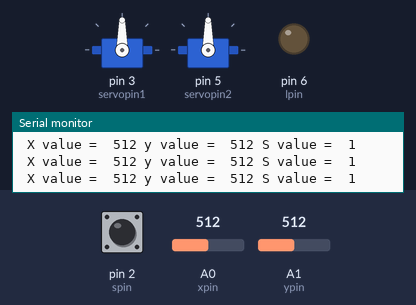
The sketch below on a simulated Arduino Uno, built with avr-gcc and run on an emulated ATmega328P. On the bench: 2 × servo, output pins drawn as LEDs (lit = HIGH), the last lines printed to the serial monitor. The test bench sets the inputs (shaded band); at power-on: A0 (xpin) = 512, A1 (ypin) = 512, pin 2 (spin) HIGH.

Above: at 1.2 s.
1.3 s: A0 (xpin) set to 109
At 2.5 s:
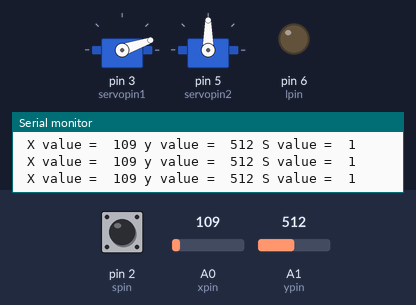
2.8 s: A0 (xpin) set to 93
At 3.5 s:
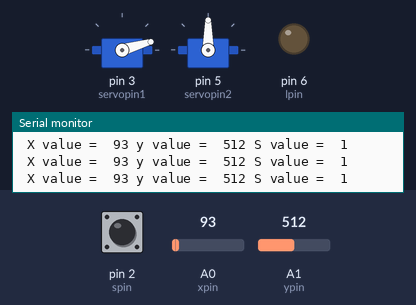
5.8 s: A1 (ypin) set to 106
At 7.0 s:
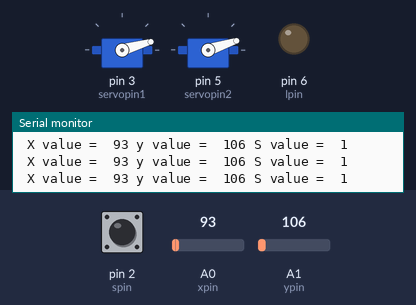
7.3 s: A1 (ypin) set to 95
At 8.7 s:
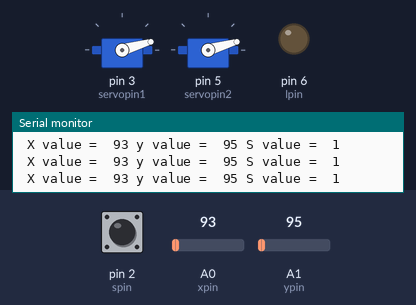
10.3 s: pin 2 (spin) pulled LOW for 0.15 s
At 10.44 s:
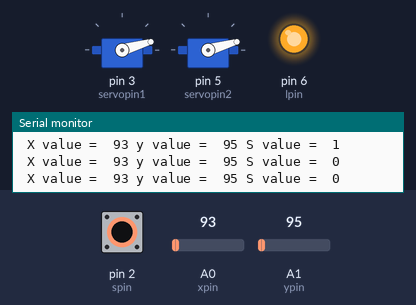
12.0 s: A1 (ypin) set to 122
At 13.3 s:
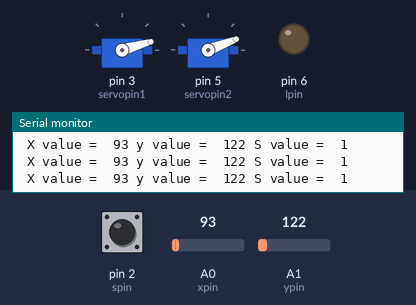
Timing chart, 0 to 14.5 s (numbered marks = the images above; inputs shaded):
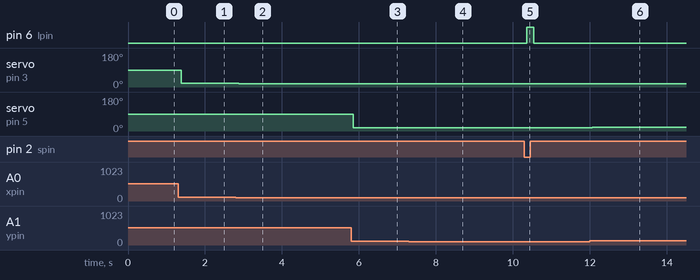

The sketch:

joystick.ino
```cpp
#include<Servo.h>
Servo S1;
Servo S2;
int xpin=A0;
int ypin=A1;
int spin=2;
int servopin1=3;
int servopin2=5;
int lpin=6;
void setup() {
  // put your setup code here, to run once:
pinMode(xpin,INPUT);
pinMode(ypin,INPUT);
pinMode(spin,INPUT);
digitalWrite(spin,HIGH);
pinMode(lpin,OUTPUT);
Serial.begin(9600);
S1.attach(servopin1);
S2.attach(servopin2);
}

void loop() {
  // put your main code here, to run repeatedly:
int xval=analogRead(xpin);
int yval=analogRead(ypin);
int sval=digitalRead(spin);
Serial.print(" X value =  ");
Serial.print(xval);
Serial.print(" y value =  ");
Serial.print(yval);
Serial.print(" S value =  ");
Serial.println(sval);

int angle1=map(xval, 0, 1023, 0, 180);
S1.write(angle1);

int angle2=map(yval, 0, 1023, 0, 180);
S2.write(angle2);

if(sval==0)
{
  digitalWrite(lpin,HIGH);
}
else
{
  digitalWrite(lpin,LOW);
}
}
```

Measured:
- after the input at 1.3 s, servo on pin 3 (servopin1): 90° → 19° after 0.08 s
- after the input at 2.8 s, servo on pin 3 (servopin1): 19° → 16° after 0.08 s
- after the input at 5.8 s, servo on pin 5 (servopin2): 90° → 18° after 0.06 s
- after the input at 7.3 s, servo on pin 5 (servopin2): 18° → 16° after 0.06 s
- after the input at 10.3 s, pin 6 (lpin): LOW → HIGH after 0.06 s, → LOW 0.18 s later
- after the input at 12.0 s, servo on pin 5 (servopin2): 16° → 21° after 0.06 s
